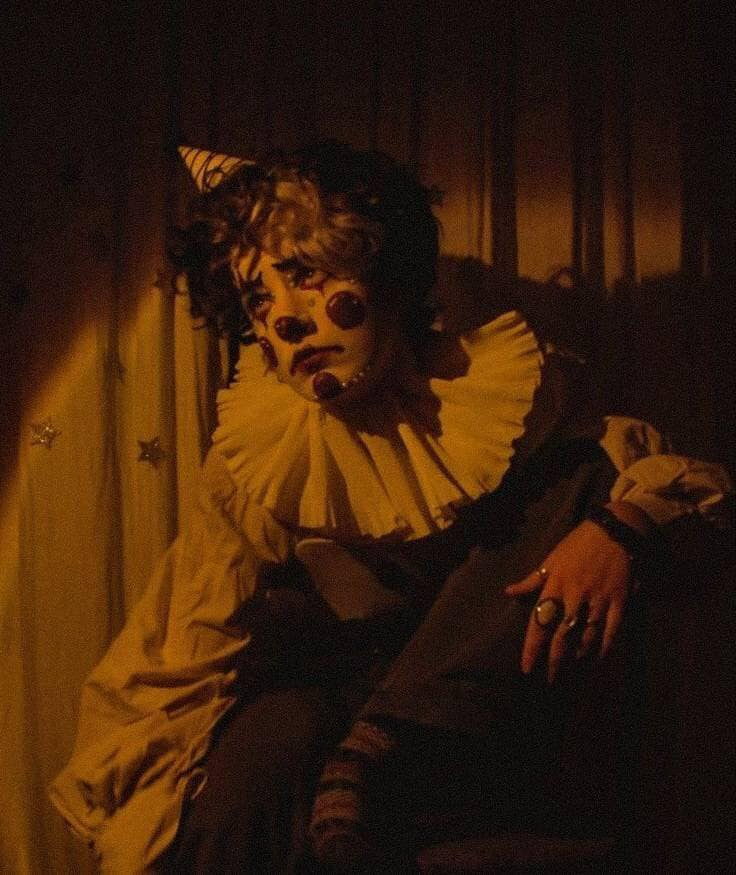
#> input picture EXAMEN/mi.jpg, 736 x 875 px
$ python 5tapregunta.py
#> lines starting #> are read from the running program, lines starting #| are printed output that depends on the picture
import cv2
imagen_color = cv2.imread('mi.jpg')
#> imagen_color is the input picture: shape (875, 736, 3); mean B, G, R 12, 30.1, 56.2
if imagen_color is None:
    print("Error al cargar la imagen.")
    exit()

imagen_gris = cv2.cvtColor(imagen_color, cv2.COLOR_BGR2GRAY)
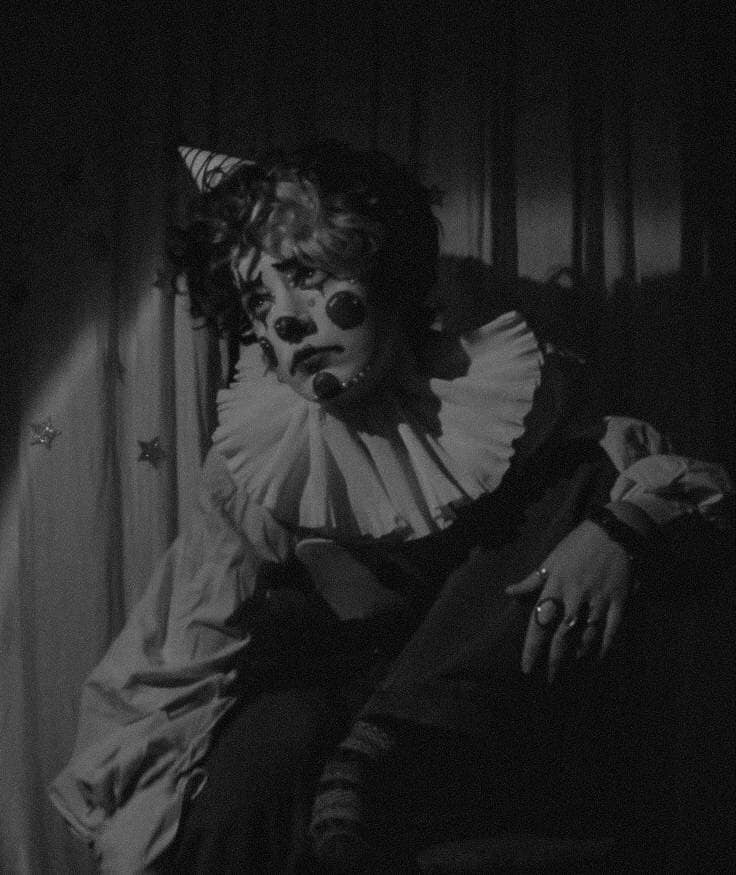
#> imagen_gris: shape (875, 736); min 0, max 193, mean 35.9
imagen_ecualizada = cv2.equalizeHist(imagen_gris)
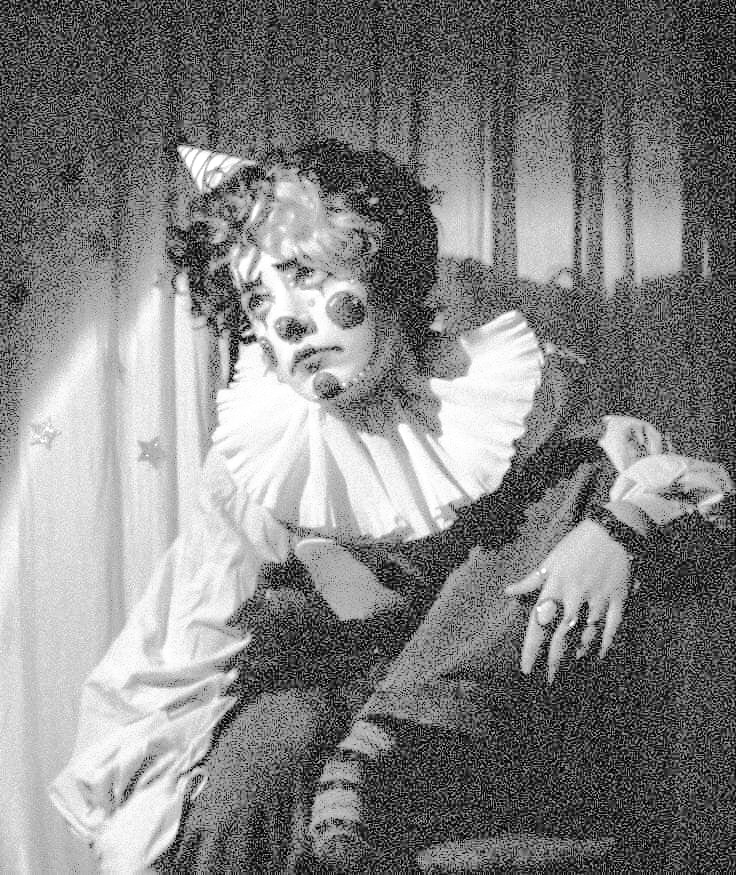
#> imagen_ecualizada: shape (875, 736); min 0, max 255, mean 129.9
# Guardar la imagen resultante
cv2.imwrite('imagen_ecualizada.jpg', imagen_ecualizada)
# Mostrar la imagen original y la imagen ecualizada
cv2.imshow('Imagen Original en Grises', imagen_gris)
cv2.imshow('Imagen Ecualizada', imagen_ecualizada)
cv2.waitKey(0)
cv2.destroyAllWindows()
